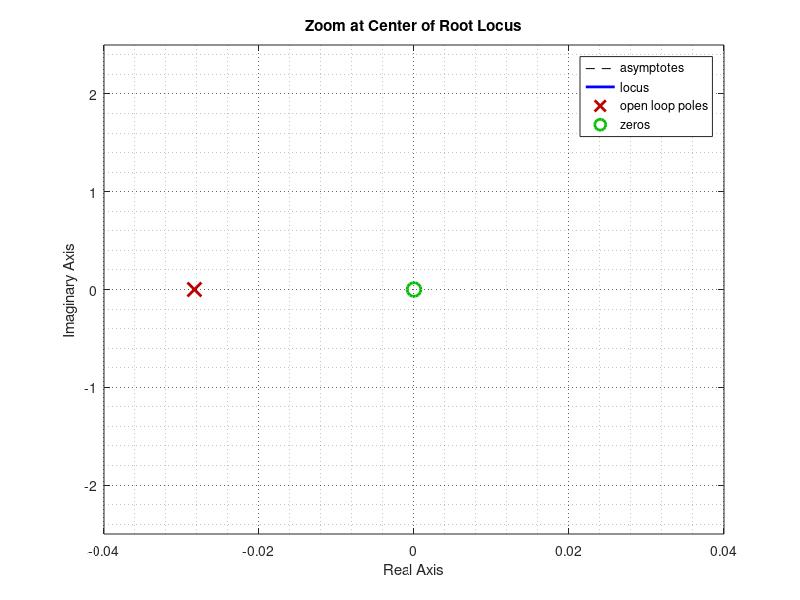

Source code (MATLAB):
clear all
close all
clc

% Cubli model parameters
J_w=0.601e-3;
J_f=4.8e-3;
B_w=17.03e-6;
B_f=7.7e-3;
m_w=0.222;
m_f=0.77-m_w;%0.354;
g=9.82;
l_w=0.093;
l_f=0.08498;%0.076;

% Transfer function of the system
s=tf('s');
G=(-J_w*s^2)/((J_w*s^2+B_w*s)*((J_f+m_w*l_w^2)*s^2+B_f*s-(m_w*l_w+m_f*l_f)*g+((B_w*J_w*s^3)/(J_w*s^2+B_w*s))));
G_reduced=minreal(G);   % Equal poles and zeros cancelled each other

% Analysis in the s-domain
rlocus(G_reduced);
set(findall(gcf,'Type','line','color','b'), 'LineWidth', 1.4)
set(findall(gcf,'Type','line','color','[0 0.5 0]'), 'LineWidth', 1.4)
set(findall(gcf,'Type','line','color','r'), 'LineWidth', 1.4)

axis([-0.04 0.04 -2.5 2.5]);
set(gca,'XGrid', 'on', 'XMinorGrid', 'on', 'YGrid', 'on', 'YMinorGrid', 'on')
set(gca, 'GridLineStyle',':', 'GridColor', 'k', 'GridAlpha', .6)

title('Zoom at Center of Root Locus')